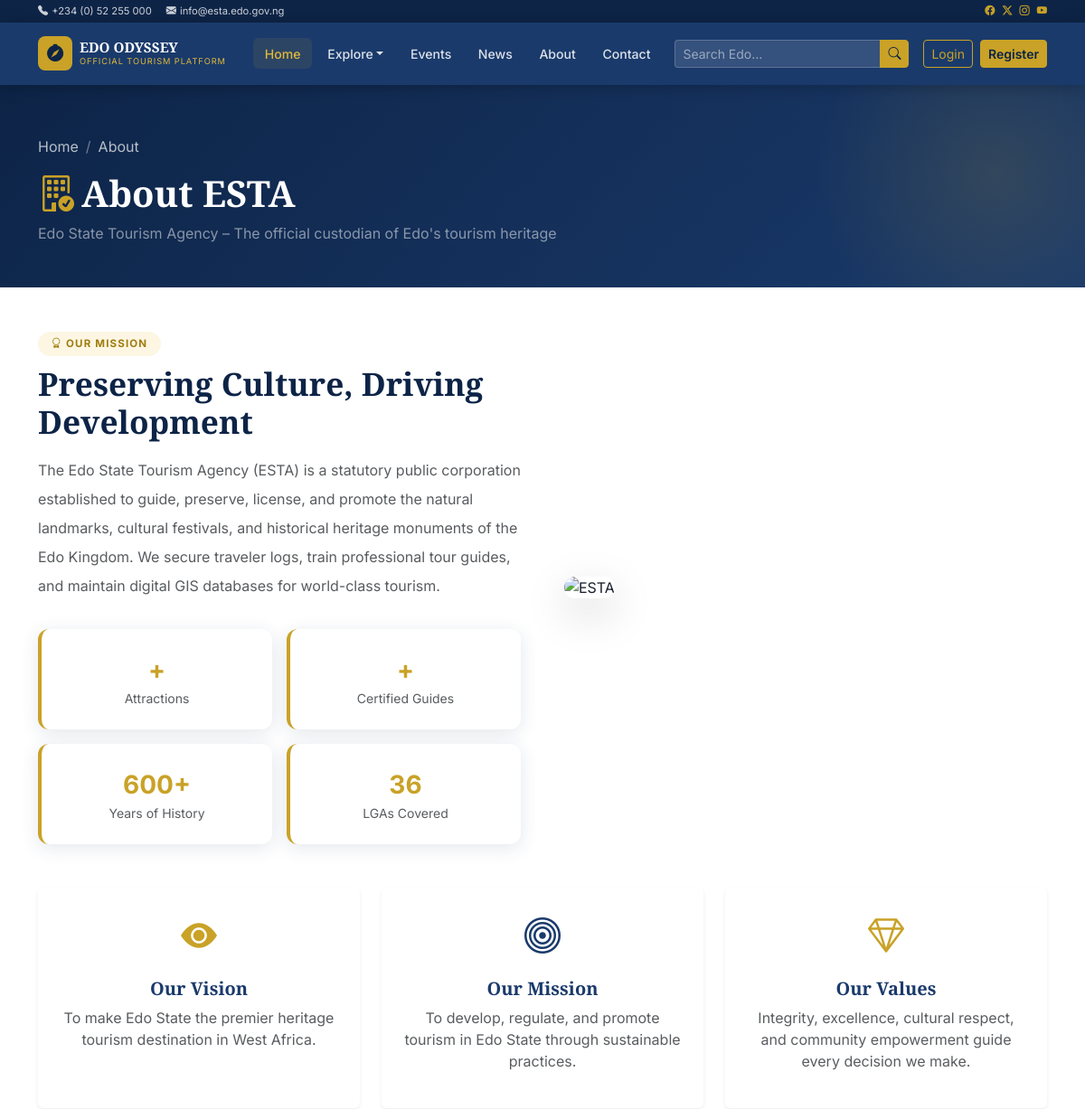
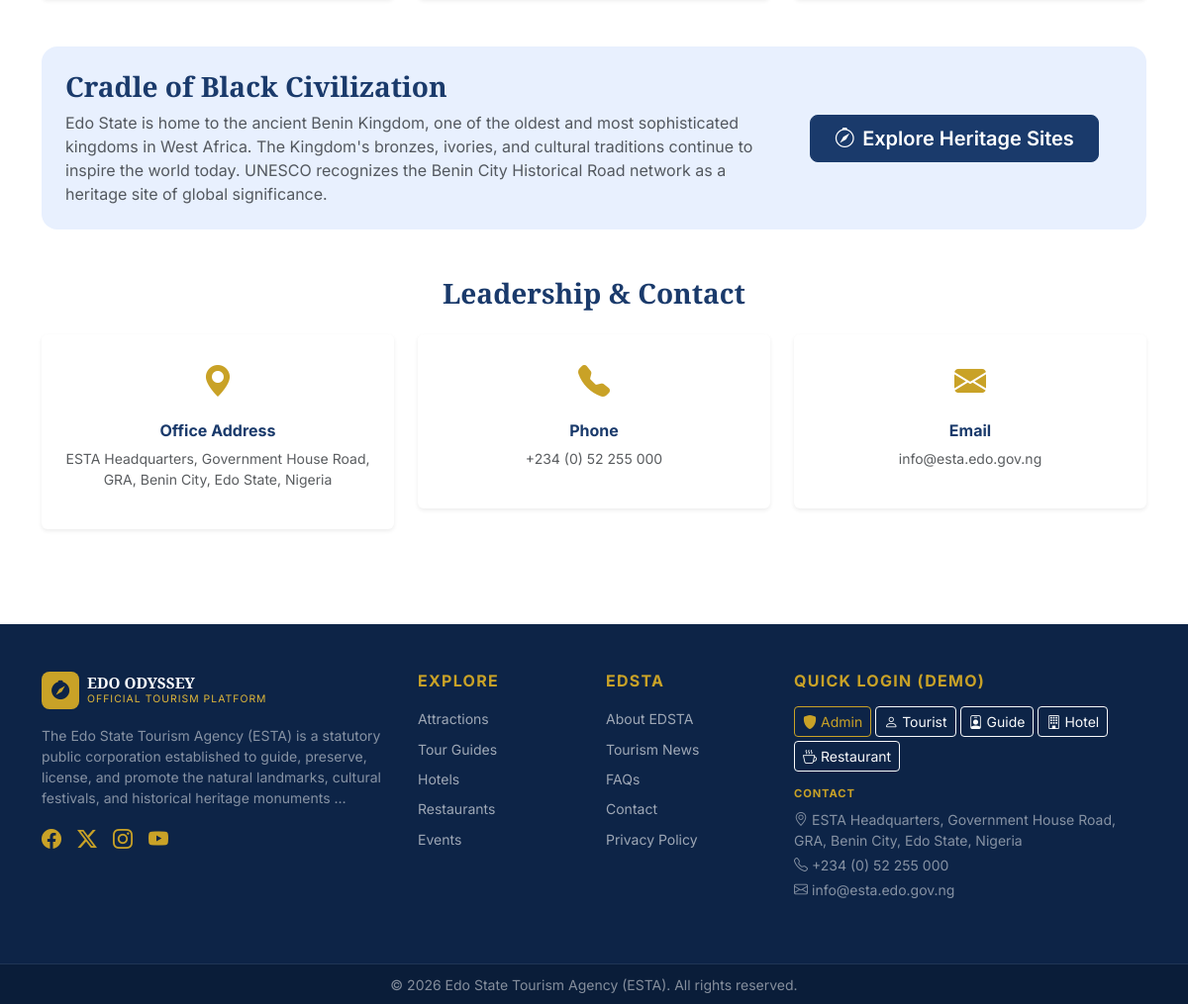
/about, run on the app's committed database (2 pictures, top to bottom).
### app/models/models.py (models this page shows)
class CMSSetting(db.Model):
    __tablename__ = "cms_settings"
    id = db.Column(db.Integer, primary_key=True)
    key = db.Column(db.String(100), unique=True, nullable=False, index=True)
    value = db.Column(db.Text, nullable=False)
    label = db.Column(db.String(150), nullable=True)
    group = db.Column(db.String(50), default="general", nullable=True)
    updated_at = db.Column(db.DateTime, default=datetime.utcnow, onupdate=datetime.utcnow)

### app/main/routes.py (the view)
@main_bp.route("/about")
def about():
    return render_template("main/about.html")

### app/templates/main/about.html (shortened to what this page needs)
{% extends "base.html" %}
{% block content %}
<div class="page-hero"><div class="container"><nav aria-label="breadcrumb"><ol class="breadcrumb"><li class="breadcrumb-item"><a href="{{ url_for('main.home') }}">Home</a></li><li class="breadcrumb-item active">About</li></ol></nav><h1><i class="bi bi-building-check me-2 text-gold"></i>About ESTA</h1><p class="text-white-50">Edo State Tourism Agency – The official custodian of Edo's tourism heritage</p></div></div>
<div class="container py-5">
  <div class="row g-5 align-items-center mb-5">
    <div class="col-lg-6">
      <div class="section-badge"><i class="bi bi-award me-1"></i>Our Mission</div>
      <h2 class="section-title mb-3">Preserving Culture, Driving Development</h2>
      <p class="text-muted lh-lg">{{ cms.get('about_agency','The Edo State Tourism Agency (ESTA) is the official government body mandated to develop, regulate and promote tourism in Edo State, Nigeria. We are committed to showcasing Edo\'s extraordinary cultural heritage—from the ancient Benin Kingdom to modern arts and natural wonders—to the world.') }}</p>
      <div class="row g-3 mt-3">
        <div class="col-6"><div class="info-card text-center"><div class="fw-bold text-gold fs-3">{{ total_attractions }}+</div><div class="text-muted small">Attractions</div></div></div>
        <div class="col-6"><div class="info-card text-center"><div class="fw-bold text-gold fs-3">{{ total_guides }}+</div><div class="text-muted small">Certified Guides</div></div></div>
        <div class="col-6"><div class="info-card text-center"><div class="fw-bold text-gold fs-3">600+</div><div class="text-muted small">Years of History</div></div></div>
        <div class="col-6"><div class="info-card text-center"><div class="fw-bold text-gold fs-3">36</div><div class="text-muted small">LGAs Covered</div></div></div>
      </div>
    </div>
    <div class="col-lg-6">
      <img src="https://images.unsplash.com/photo-1566041510394-cf7c1b1edc14?auto=format&fit=crop&q=80&w=900" class="w-100 rounded-4 shadow-lg" alt="ESTA" style="max-height:420px;object-fit:cover">
    </div>
  </div>
  <div class="row g-4 mb-5">
    <div class="col-md-4">
      <div class="card border-0 shadow-sm h-100 p-4 text-center">
        <div class="mb-3" style="font-size:2.5rem;color:var(--gold-500)"><i class="bi bi-eye-fill"></i></div>
        <h5 class="fw-bold text-blue">Our Vision</h5>
        <p class="text-muted">{{ cms.get('about_vision','To make Edo State the premier heritage tourism destination in West Africa.') }}</p>
      </div>
    </div>
    <div class="col-md-4">
      <div class="card border-0 shadow-sm h-100 p-4 text-center">
        <div class="mb-3" style="font-size:2.5rem;color:var(--blue-800)"><i class="bi bi-bullseye"></i></div>
        <h5 class="fw-bold text-blue">Our Mission</h5>
        <p class="text-muted">{{ cms.get('about_mission','To develop, regulate, and promote tourism in Edo State through sustainable practices.') }}</p>
      </div>
    </div>
    <div class="col-md-4">
      <div class="card border-0 shadow-sm h-100 p-4 text-center">
        <div class="mb-3" style="font-size:2.5rem;color:var(--gold-500)"><i class="bi bi-gem"></i></div>
        <h5 class="fw-bold text-blue">Our Values</h5>
        <p class="text-muted">{{ cms.get('about_values','Integrity, excellence, cultural respect, and community empowerment guide every decision we make.') }}</p>
      </div>
    </div>
  </div>
  <div class="bg-blue-100 rounded-4 p-4 mb-5">
    <div class="row g-4 align-items-center">
      <div class="col-lg-8">
        <h3 class="fw-bold text-blue mb-2">Cradle of Black Civilization</h3>
        <p class="text-muted mb-0">Edo State is home to the ancient Benin Kingdom, one of the oldest and most sophisticated kingdoms in West Africa. The Kingdom's bronzes, ivories, and cultural traditions continue to inspire the world today. UNESCO recognizes the Benin City Historical Road network as a heritage site of global significance.</p>
      </div>
      <div class="col-lg-4 text-center">
        <a href="{{ url_for('attractions.list_attractions') }}" class="btn btn-blue btn-lg px-4 fw-semibold"><i class="bi bi-compass me-2"></i>Explore Heritage Sites</a>
      </div>
    </div>
  </div>
  <h3 class="fw-bold text-blue text-center mb-4">Leadership & Contact</h3>
  <div class="row g-4 justify-content-center">
    <div class="col-md-6 col-lg-4">
      <div class="card border-0 shadow-sm p-4 text-center">
        <div class="mb-3" style="font-size:2rem;color:var(--blue-800)"><i class="bi bi-geo-alt-fill text-gold"></i></div>
        <h6 class="fw-bold text-blue">Office Address</h6>
        <p class="text-muted small">{{ cms.get('contact_address','Ministry of Tourism HQ, Benin City, Edo State, Nigeria') }}</p>
      </div>
    </div>
    <div class="col-md-6 col-lg-4">
      <div class="card border-0 shadow-sm p-4 text-center">
        <div class="mb-3" style="font-size:2rem"><i class="bi bi-telephone-fill text-gold"></i></div>
        <h6 class="fw-bold text-blue">Phone</h6>
        <p class="text-muted small">{{ cms.get('contact_phone','+234 52 123 4567') }}</p>
      </div>
    </div>
    <div class="col-md-6 col-lg-4">
      <div class="card border-0 shadow-sm p-4 text-center">
        <div class="mb-3" style="font-size:2rem"><i class="bi bi-envelope-fill text-gold"></i></div>
        <h6 class="fw-bold text-blue">Email</h6>
        <p class="text-muted small">{{ cms.get('contact_email','info@edotourism.gov.ng') }}</p>
      </div>
    </div>
  </div>
</div>
{% endblock %}

### app/templates/base.html (shortened to what this page needs)
<!DOCTYPE html>
<html lang="en">
<head>
  <link href="https://cdn.jsdelivr.net/npm/bootstrap@5.3.3/dist/css/bootstrap.min.css" rel="stylesheet">
  <link href="https://cdn.jsdelivr.net/npm/bootstrap-icons@1.11.3/font/bootstrap-icons.css" rel="stylesheet">
  <link rel="stylesheet" href="{{ url_for('static', filename='css/main.css') }}">
</head>
<body>
<div class="top-banner py-1 d-none d-md-block">
  <div class="container d-flex justify-content-between align-items-center">
    <div class="d-flex gap-3 small">
      <span><i class="bi bi-telephone-fill me-1"></i>{{ settings.get('contact_phone', '') if settings else '' }}</span>
      <span><i class="bi bi-envelope-fill me-1"></i>{{ settings.get('contact_email', '') if settings else '' }}</span>
    </div>
    <div class="d-flex gap-2 small">
      <a href="#" class="text-gold"><i class="bi bi-facebook"></i></a>
      <a href="#" class="text-gold"><i class="bi bi-twitter-x"></i></a>
      <a href="#" class="text-gold"><i class="bi bi-instagram"></i></a>
      <a href="#" class="text-gold"><i class="bi bi-youtube"></i></a>
    </div>
  </div>
</div>
<nav class="navbar navbar-expand-lg navbar-dark main-navbar sticky-top">
  <div class="container">
    <a class="navbar-brand d-flex align-items-center gap-2" href="{{ url_for('main.home') }}">
      <div class="brand-icon"><i class="bi bi-compass-fill"></i></div>
      <div>
        <div class="brand-title">EDO ODYSSEY</div>
        <div class="brand-subtitle">Official Tourism Platform</div>
      </div>
    </a>
    <div class="collapse navbar-collapse" id="mainNav">
      <ul class="navbar-nav mx-auto gap-1">
        <li class="nav-item"><a class="nav-link {% if request.endpoint and request.endpoint.startswith('main') %}active{% endif %}" href="{{ url_for('main.home') }}">Home</a></li>
        <li class="nav-item dropdown">
          <a class="nav-link dropdown-toggle" href="#" data-bs-toggle="dropdown">Explore</a>
        </li>
        <li class="nav-item"><a class="nav-link {% if request.endpoint and request.endpoint.startswith('events') %}active{% endif %}" href="{{ url_for('events.list_events') }}">Events</a></li>
        <li class="nav-item"><a class="nav-link {% if request.endpoint and request.endpoint.startswith('news') %}active{% endif %}" href="{{ url_for('news.list_news') }}">News</a></li>
        <li class="nav-item"><a class="nav-link" href="{{ url_for('main.about') }}">About</a></li>
        <li class="nav-item"><a class="nav-link" href="{{ url_for('main.contact') }}">Contact</a></li>
      </ul>
      <form class="d-flex me-3 search-form" action="{{ url_for('search.results') }}" method="get">
        <div class="input-group input-group-sm">
          <input class="form-control nav-search" type="search" name="q" placeholder="Search Edo…" value="{{ request.args.get('q','') }}">
          <button class="btn btn-gold btn-sm" type="submit"><i class="bi bi-search"></i></button>
        </div>
      </form>
      {% if current_user.is_authenticated %}
      <div class="dropdown">
        <button class="btn btn-outline-gold dropdown-toggle d-flex align-items-center gap-2" data-bs-toggle="dropdown">
          {% if current_user.avatar_url %}
          <img src="{{ current_user.avatar_url }}" class="rounded-circle" width="28" height="28" alt="">
          {% else %}
          <div class="avatar-initials-sm">{{ current_user.first_name[0] }}{{ current_user.last_name[0] }}</div>
          {% endif %}
          <span class="d-none d-lg-inline">{{ current_user.first_name }}</span>
          {% if unread_notifs > 0 %}
          <span class="badge bg-danger rounded-pill">{{ unread_notifs }}</span>
          {% endif %}
        </button>
        <ul class="dropdown-menu dropdown-menu-end">
          <li class="dropdown-header">{{ current_user.full_name }}<br><small class="text-muted">{{ current_user.role }}</small></li>
          <li><hr class="dropdown-divider"></li>
          <li><a class="dropdown-item" href="{{ url_for('dashboard.index') }}"><i class="bi bi-speedometer2 me-2"></i>Dashboard</a></li>
          <li><a class="dropdown-item" href="{{ url_for('dashboard.profile') }}"><i class="bi bi-person me-2"></i>Profile</a></li>
          {% if current_user.is_admin %}
          <li><a class="dropdown-item text-primary fw-semibold" href="{{ url_for('admin.dashboard') }}"><i class="bi bi-shield-check me-2"></i>Admin Panel</a></li>
          {% endif %}
          <li><hr class="dropdown-divider"></li>
          <li><a class="dropdown-item text-danger" href="{{ url_for('auth.logout') }}"><i class="bi bi-box-arrow-right me-2"></i>Logout</a></li>
        </ul>
      </div>
      {% else %}
      <div class="d-flex gap-2">
        <a href="{{ url_for('auth.login') }}" class="btn btn-outline-gold btn-sm">Login</a>
        <a href="{{ url_for('auth.register') }}" class="btn btn-gold btn-sm">Register</a>
      </div>
      {% endif %}
    </div>
  </div>
</nav>
{% block content %}{% endblock %}
<footer class="site-footer mt-5">
  <div class="footer-top py-5">
    <div class="container">
      <div class="row g-4">
        <div class="col-lg-4">
          <div class="d-flex align-items-center gap-2 mb-3">
            <div class="brand-icon"><i class="bi bi-compass-fill"></i></div>
            <div>
              <div class="brand-title text-white">EDO ODYSSEY</div>
              <div class="brand-subtitle" style="font-size:0.65rem">Official Tourism Platform</div>
            </div>
          </div>
          <p class="text-white-50 small">{{ (settings.get('about_agency', 'Discover the rich cultural heritage of Edo State.')[:200] + '…') if settings else 'Discover the rich cultural heritage of Edo State.' }}</p>
          <div class="d-flex gap-3 mt-3">
            <a href="#" class="text-gold fs-5"><i class="bi bi-facebook"></i></a>
            <a href="#" class="text-gold fs-5"><i class="bi bi-twitter-x"></i></a>
            <a href="#" class="text-gold fs-5"><i class="bi bi-instagram"></i></a>
            <a href="#" class="text-gold fs-5"><i class="bi bi-youtube"></i></a>
          </div>
        </div>
        <div class="col-lg-2 col-6">
          <h6 class="text-gold fw-bold mb-3 text-uppercase letter-spacing">Explore</h6>
          <ul class="list-unstyled footer-links">
            <li><a href="{{ url_for('attractions.list_attractions') }}">Attractions</a></li>
            <li><a href="{{ url_for('guides.list_guides') }}">Tour Guides</a></li>
            <li><a href="{{ url_for('hotels.list_hotels') }}">Hotels</a></li>
            <li><a href="{{ url_for('restaurants.list_restaurants') }}">Restaurants</a></li>
            <li><a href="{{ url_for('events.list_events') }}">Events</a></li>
          </ul>
        </div>
        <div class="col-lg-2 col-6">
          <h6 class="text-gold fw-bold mb-3 text-uppercase letter-spacing">EDSTA</h6>
          <ul class="list-unstyled footer-links">
            <li><a href="{{ url_for('main.about') }}">About EDSTA</a></li>
            <li><a href="{{ url_for('news.list_news') }}">Tourism News</a></li>
            <li><a href="{{ url_for('main.faq') }}">FAQs</a></li>
            <li><a href="{{ url_for('main.contact') }}">Contact</a></li>
            <li><a href="{{ url_for('main.privacy') }}">Privacy Policy</a></li>
          </ul>
        </div>
        <div class="col-lg-4">
          <h6 class="text-gold fw-bold mb-3 text-uppercase letter-spacing">Quick Login (Demo)</h6>
          <div class="d-flex flex-wrap gap-1 mb-3">
            <a href="{{ url_for('auth.quick_login', role='admin') }}" class="btn btn-outline-gold btn-sm"><i class="bi bi-shield-fill me-1"></i>Admin</a>
            <a href="{{ url_for('auth.quick_login', role='tourist') }}" class="btn btn-outline-light btn-sm"><i class="bi bi-person me-1"></i>Tourist</a>
            <a href="{{ url_for('auth.quick_login', role='guide') }}" class="btn btn-outline-light btn-sm"><i class="bi bi-person-badge me-1"></i>Guide</a>
            <a href="{{ url_for('auth.quick_login', role='hotel') }}" class="btn btn-outline-light btn-sm"><i class="bi bi-building me-1"></i>Hotel</a>
            <a href="{{ url_for('auth.quick_login', role='restaurant') }}" class="btn btn-outline-light btn-sm"><i class="bi bi-cup-hot me-1"></i>Restaurant</a>
          </div>
          <h6 class="text-gold fw-bold mb-2 text-uppercase letter-spacing" style="font-size:0.7rem">Contact</h6>
          <p class="text-white-50 small mb-1"><i class="bi bi-geo-alt me-1"></i>{{ settings.get('contact_address', '') if settings else '' }}</p>
          <p class="text-white-50 small mb-1"><i class="bi bi-telephone me-1"></i>{{ settings.get('contact_phone', '') if settings else '' }}</p>
          <p class="text-white-50 small"><i class="bi bi-envelope me-1"></i>{{ settings.get('contact_email', '') if settings else '' }}</p>
        </div>
      </div>
    </div>
  </div>
  <div class="footer-bottom py-2 text-center">
    <small class="text-white-50">{{ settings.get('footer_text', '© 2026 Edo State Tourism Agency. All rights reserved.') if settings else '© 2026 Edo State Tourism Agency. All rights reserved.' }}</small>
  </div>
</footer>
</body>
</html>

### data on the page
CMSSetting: value "+234 (0) 52 255 000", get "+234 (0) 52 255 000"
CMSSetting: value "info@esta.edo.gov.ng", get "info@esta.edo.gov.ng"
CMSSetting: value "The Edo State Tourism Agency (ESTA) is a statutory public corporation established to guide, preserve, license, and promote the natural landmarks, cultural festivals, and historical heritage monuments of the Edo Kingdom. We secure traveler logs, train professional tour guides, and maintain digital GIS databases for world-class tourism.", value "The Edo State Tourism Agency (ESTA) is a statutory public corporation established to guide, preserve, license, and promote the natural landmarks, cultural festivals, and historical heritage monuments …"
CMSSetting: get "ESTA Headquarters, Government House Road, GRA, Benin City, Edo State, Nigeria", value "ESTA Headquarters, Government House Road, GRA, Benin City, Edo State, Nigeria"
CMSSetting: value "© 2026 Edo State Tourism Agency (ESTA). All rights reserved."
